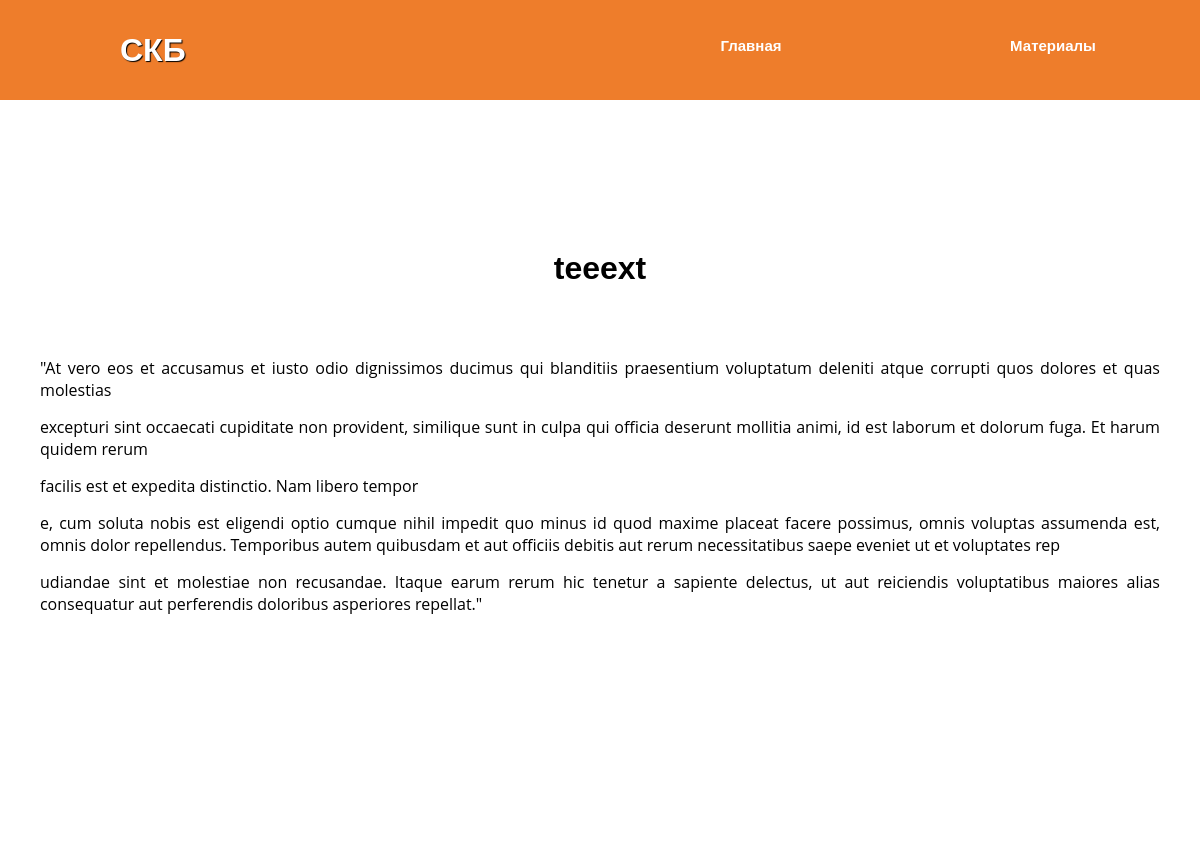
/blog/teeext/, run on the app's committed database.
### blog/models.py (models this page shows, shortened)
class Post(models.Model):
    title = models.CharField(max_length=200, unique=True)
    slug = models.SlugField(max_length=200, unique=True)
    author = models.ForeignKey(User, on_delete= models.CASCADE,related_name='blog_posts')
    updated_on = models.DateTimeField(auto_now= True)
    content = models.TextField()
    created_on = models.DateTimeField(auto_now_add=True)
    status = models.IntegerField(choices=STATUS, default=0)
    class Meta:
        ordering = ['-created_on']

### blog/views.py (the view)
# urls.py: path('blog/<slug:slug>/', views.PostDetail.as_view(), name='post_detail'),
class PostDetail(generic.DetailView):
    model = Post
    template_name = 'post_detail.html'

### templates/post_detail.html (shortened to what this page needs)
{% extends 'base.html' %}
{% block content %}
<div class="full-content">
        <h1 class="main-text">{% block title %} {{ object.title }} {% endblock title %}</h1>
        <div class="container-link"><p class="text ">{{ object.content | safe }}</p></div>
      </div>
{% endblock content %}

### static/css/main.css (style rules this page uses)
* { outline: none; margin: 0; padding: 0; }
body { background-color: #ffa15550; }
h1 { font-family: 'Ronduit'; }
h1, h2, h3, h4 { font-family: 'Ronduit', Arial, Helvetica, sans-serif; }
.text { max-width: 1600px; }

### templates/base.html (style rules this page uses)
body { max-height: 2700px; }
body { height: auto; }
.container-link { padding: 20px 40px 20px 40px; margin-top: 50px; }
.full-content { padding-bottom: 200px; background-color: white; max-width: 1600px; margin: 0 auto; }
.main-text { text-align: center; padding-top: 150px; }

### data on the page
Post: title "teeext", content "\"At vero eos et accusamus et iusto odio dignissimos ducimus qui blanditiis praesentium voluptatum deleniti atque corrupti quos dolores et quas molestias excepturi sint occaecati cupiditate non provident, similique sunt in culpa qui officia deserunt mollitia animi, id est laborum et dolorum fuga. Et harum quidem rerum facilis est et expedita distinctio. Nam libero tempor e, cum soluta nobis est eligendi optio cumque nihil impedit quo minus id quod maxime placeat facere possimus, omnis voluptas assumenda est, omnis dolor repellendus. Temporibus autem quibusdam et aut officiis debitis aut rerum necessitatibus saepe eveniet ut et voluptates rep udiandae sint et molestiae non recusandae. Itaque…"
